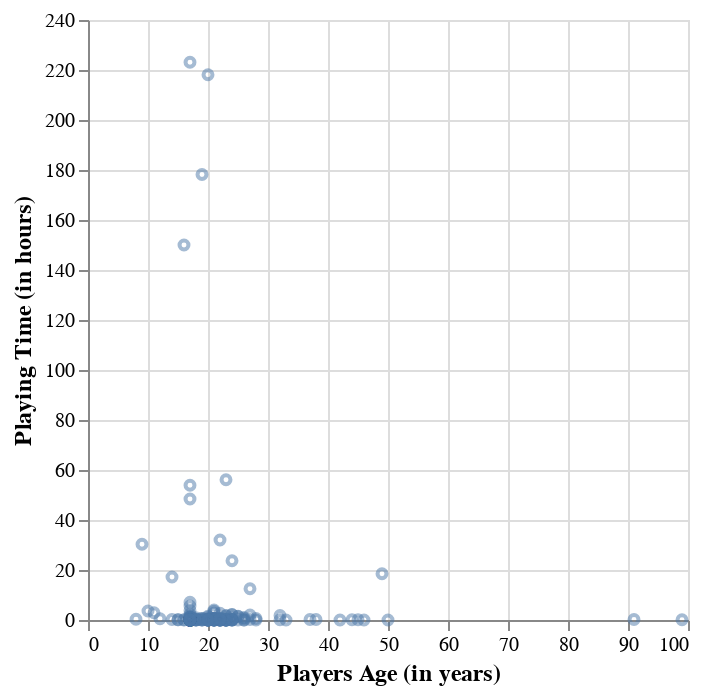

The notebook cell saved with this chart:
### Code cell
players_plot = alt.Chart(players_tidy).mark_point(size=20, opacity = 0.5).encode(
    x = alt.X('age').title('Players Age (in years)'),
    y = alt.Y('played_hours').title('Playing Time (in hours)'),
).configure_axis(titleFontSize=12)
players_plot

### Figure 1 — Vega specification as saved in the notebook (floating-point values rounded to 4 significant figures; data arrays with more than 128 entries replaced by an {"elided": "..."} marker saying what was removed)
{"$schema": "https://vega.github.io/schema/vega/v5.json", "data": [{"name": "source_0", "values": {"elided": "196 records"}}, {"name": "source_0_x_domain_age", "values": [{"min": 8, "max": 99}]}, {"name": "source_0_y_domain_played_hours", "values": [{"min": 0.0, "max": 223.1}]}], "marks": [{"type": "symbol", "name": "marks", "from": {"data": "source_0"}, "encode": {"update": {"opacity": {"value": 0.5}, "fill": {"value": "transparent"}, "stroke": {"value": "#4c78a8"}, "size": {"value": 20}, "y": {"field": "played_hours", "scale": "y"}, "x": {"field": "age", "scale": "x"}}}, "style": ["point"]}], "scales": [{"name": "x", "type": "linear", "domain": [{"signal": "(data(\"source_0_x_domain_age\")[0] || {}).min"}, {"signal": "(data(\"source_0_x_domain_age\")[0] || {}).max"}], "range": [0, {"signal": "width"}], "nice": true, "zero": true}, {"name": "y", "type": "linear", "domain": [{"signal": "(data(\"source_0_y_domain_played_hours\")[0] || {}).min"}, {"signal": "(data(\"source_0_y_domain_played_hours\")[0] || {}).max"}], "range": [{"signal": "height"}, 0], "zero": true, "nice": true}], "axes": [{"scale": "x", "zindex": 0, "gridScale": "y", "ticks": false, "aria": false, "domain": false, "minExtent": 0, "maxExtent": 0, "grid": true, "orient": "bottom", "tickCount": {"signal": "ceil(width/40)"}, "labels": false}, {"scale": "y", "ticks": false, "gridScale": "x", "zindex": 0, "maxExtent": 0, "tickCount": {"signal": "ceil(height/40)"}, "aria": false, "minExtent": 0, "labels": false, "orient": "left", "domain": false, "grid": true}, {"scale": "x", "title": "Players Age (in years)", "grid": false, "tickCount": {"signal": "ceil(width/40)"}, "zindex": 0, "labelOverlap": true, "orient": "bottom", "labelFlush": true}, {"scale": "y", "tickCount": {"signal": "ceil(height/40)"}, "zindex": 0, "title": "Playing Time (in hours)", "grid": false, "orient": "left", "labelOverlap": true}], "background": "white", "config": {"axis": {"titleFontSize": 12}}, "padding": 5, "height": 300, "width": 300, "style": "cell"}
